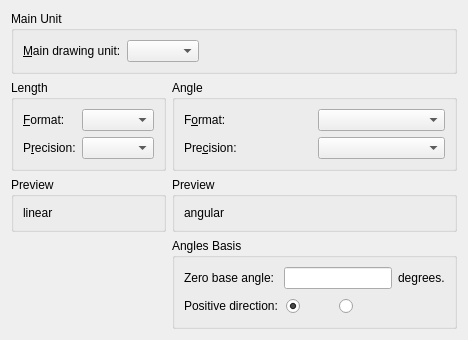
     <widget class="QWidget" name="tabUnits">
      <attribute name="title">
       <string>&amp;Units</string>
      </attribute>
      <layout class="QVBoxLayout">
       <item>
        <widget class="QGroupBox" name="bgUnit">
         <property name="title">
          <string>Main Unit</string>
         </property>
         <layout class="QHBoxLayout">
          <item>
           <widget class="QLabel" name="lUnit">
            <property name="text">
             <string>&amp;Main drawing unit:</string>
            </property>
            <property name="wordWrap">
             <bool>false</bool>
            </property>
            <property name="buddy">
             <cstring>cbUnit</cstring>
            </property>
           </widget>
          </item>
          <item>
           <widget class="QComboBox" name="cbUnit">
            <property name="toolTip">
             <string>Units of measurements to use in drawing </string>
            </property>
           </widget>
          </item>
          <item>
           <spacer name="spacer19">
            <property name="orientation">
             <enum>Qt::Horizontal</enum>
            </property>
            <property name="sizeType">
             <enum>QSizePolicy::Expanding</enum>
            </property>
            <property name="sizeHint" stdset="0">
             <size>
              <width>71</width>
              <height>20</height>
             </size>
            </property>
           </spacer>
          </item>
         </layout>
        </widget>
       </item>
       <item>
        <layout class="QHBoxLayout">
         <item>
          <layout class="QVBoxLayout">
           <item>
            <widget class="QGroupBox" name="bgLength">
             <property name="title">
              <string>Length</string>
             </property>
             <layout class="QGridLayout" name="gridLayout_4">
              <item row="0" column="0">
               <widget class="QLabel" name="lLengthFormat">
                <property name="text">
                 <string>&amp;Format:</string>
                </property>
                <property name="wordWrap">
                 <bool>false</bool>
                </property>
                <property name="buddy">
                 <cstring>cbLengthFormat</cstring>
                </property>
               </widget>
              </item>
              <item row="0" column="1">
               <widget class="QComboBox" name="cbLengthFormat"/>
              </item>
              <item row="1" column="1">
               <widget class="QComboBox" name="cbLengthPrecision"/>
              </item>
              <item row="1" column="0">
               <widget class="QLabel" name="lLengthPrecision">
                <property name="text">
                 <string>P&amp;recision:</string>
                </property>
                <property name="wordWrap">
                 <bool>false</bool>
                </property>
                <property name="buddy">
                 <cstring>cbLengthPrecision</cstring>
                </property>
               </widget>
              </item>
             </layout>
            </widget>
           </item>
           <item>
            <widget class="QGroupBox" name="bgLengthPreview">
             <property name="title">
              <string>Preview</string>
             </property>
             <layout class="QHBoxLayout">
              <item>
               <widget class="QLabel" name="lLinear">
                <property name="text">
                 <string>linear</string>
                </property>
                <property name="wordWrap">
                 <bool>false</bool>
                </property>
               </widget>
              </item>
             </layout>
            </widget>
           </item>
           <item>
            <spacer name="spacer15">
             <property name="orientation">
              <enum>Qt::Vertical</enum>
             </property>
             <property name="sizeType">
              <enum>QSizePolicy::Expanding</enum>
             </property>
             <property name="sizeHint" stdset="0">
              <size>
               <width>20</width>
               <height>0</height>
              </size>
             </property>
            </spacer>
           </item>
           <item>
            <spacer name="spacer15_2">
             <property name="orientation">
              <enum>Qt::Vertical</enum>
             </property>
             <property name="sizeType">
              <enum>QSizePolicy::Expanding</enum>
             </property>
             <property name="sizeHint" stdset="0">
              <size>
               <width>20</width>
               <height>0</height>
              </size>
             </property>
            </spacer>
           </item>
          </layout>
         </item>
         <item>
          <layout class="QVBoxLayout">
           <item>
            <widget class="QGroupBox" name="bgAngle">
             <property name="title">
              <string>Angle</string>
             </property>
             <layout class="QGridLayout" name="gridLayout_5">
              <item row="0" column="1">
               <widget class="QComboBox" name="cbAngleFormat"/>
              </item>
              <item row="1" column="0">
               <widget class="QLabel" name="lAnglePrecision">
                <property name="text">
                 <string>Pre&amp;cision:</string>
                </property>
                <property name="wordWrap">
                 <bool>false</bool>
                </property>
                <property name="buddy">
                 <cstring>cbAnglePrecision</cstring>
                </property>
               </widget>
              </item>
              <item row="1" column="1">
               <widget class="QComboBox" name="cbAnglePrecision"/>
              </item>
              <item row="0" column="0">
               <widget class="QLabel" name="lAngleFormat">
                <property name="text">
                 <string>F&amp;ormat:</string>
                </property>
                <property name="wordWrap">
                 <bool>false</bool>
                </property>
                <property name="buddy">
                 <cstring>cbAngleFormat</cstring>
                </property>
               </widget>
              </item>
             </layout>
            </widget>
           </item>
           <item>
            <widget class="QGroupBox" name="bgAnglePreview">
             <property name="title">
              <string>Preview</string>
             </property>
             <layout class="QHBoxLayout">
              <item>
               <widget class="QLabel" name="lAngular">
                <property name="text">
                 <string>angular</string>
                </property>
                <property name="wordWrap">
                 <bool>false</bool>
                </property>
               </widget>
              </item>
             </layout>
            </widget>
           </item>
           <item>
            <widget class="QGroupBox" name="groupBox_6">
             <property name="title">
              <string>Angles Basis</string>
             </property>
             <layout class="QGridLayout" name="gridLayout_20">
              <item row="0" column="1">
               <widget class="QLineEdit" name="leAngleBaseZero">
                <property name="sizePolicy">
                 <sizepolicy hsizetype="Preferred" vsizetype="Fixed">
                  <horstretch>0</horstretch>
                  <verstretch>0</verstretch>
                 </sizepolicy>
                </property>
                <property name="toolTip">
                 <string>Zero base angle relative to the current user coordinate system. Affects polar coordinates input, snap to angle. 0.0 is 3pm.</string>
                </property>
               </widget>
              </item>
              <item row="0" column="0">
               <widget class="QLabel" name="label_20">
                <property name="toolTip">
                 <string/>
                </property>
                <property name="text">
                 <string>Zero base angle:</string>
                </property>
               </widget>
              </item>
              <item row="0" column="2">
               <widget class="QLabel" name="label_21">
                <property name="text">
                 <string>degrees.</string>
                </property>
               </widget>
              </item>
              <item row="1" column="0">
               <widget class="QLabel" name="label_22">
                <property name="text">
                 <string>Positive direction:</string>
                </property>
               </widget>
              </item>
              <item row="1" column="1" colspan="2">
               <widget class="QWidget" name="widget" native="true">
                <layout class="QGridLayout" name="gridLayout_21">
                 <property name="leftMargin">
                  <number>2</number>
                 </property>
                 <property name="topMargin">
                  <number>1</number>
                 </property>
                 <property name="rightMargin">
                  <number>3</number>
                 </property>
                 <property name="bottomMargin">
                  <number>1</number>
                 </property>
                 <property name="horizontalSpacing">
                  <number>2</number>
                 </property>
                 <item row="0" column="0">
                  <widget class="QRadioButton" name="rbAngleBasePositive">
                   <property name="sizePolicy">
                    <sizepolicy hsizetype="Expanding" vsizetype="Minimum">
                     <horstretch>0</horstretch>
                     <verstretch>0</verstretch>
                    </sizepolicy>
                   </property>
                   <property name="maximumSize">
                    <size>
                     <width>16777215</width>
                     <height>16777215</height>
                    </size>
                   </property>
                   <property name="toolTip">
                    <string>Counterclockwise, 90 degrees is north.</string>
                   </property>
                   <property name="text">
                    <string/>
                   </property>
                   <property name="icon">
                    <iconset resource="../../../../../res/icons/icons.qrc">
                     <normaloff>:/icons/dirpos_plus.lci</normaloff>:/icons/dirpos_plus.lci</iconset>
                   </property>
                   <property name="checked">
                    <bool>true</bool>
                   </property>
                  </widget>
                 </item>
                 <item row="0" column="1">
                  <widget class="QRadioButton" name="rbAngleBaseNegative">
                   <property name="sizePolicy">
                    <sizepolicy hsizetype="Expanding" vsizetype="Minimum">
                     <horstretch>0</horstretch>
                     <verstretch>0</verstretch>
                    </sizepolicy>
                   </property>
                   <property name="maximumSize">
                    <size>
                     <width>16777215</width>
                     <height>16777215</height>
                    </size>
                   </property>
                   <property name="toolTip">
                    <string>Clockwise, 90 degrees is sourth.</string>
                   </property>
                   <property name="text">
                    <string/>
                   </property>
                   <property name="icon">
                    <iconset resource="../../../../../res/icons/icons.qrc">
                     <normaloff>:/icons/dirneg_plus.lci</normaloff>:/icons/dirneg_plus.lci</iconset>
                   </property>
                   <property name="checkable">
                    <bool>true</bool>
                   </property>
                  </widget>
                 </item>
                 <item row="0" column="2">
                  <spacer name="horizontalSpacer_8">
                   <property name="orientation">
                    <enum>Qt::Horizontal</enum>
                   </property>
                   <property name="sizeHint" stdset="0">
                    <size>
                     <width>40</width>
                     <height>20</height>
                    </size>
                   </property>
                  </spacer>
                 </item>
                </layout>
               </widget>
              </item>
             </layout>
            </widget>
           </item>
           <item>
            <spacer name="spacer15_2_2">
             <property name="orientation">
              <enum>Qt::Vertical</enum>
             </property>
             <property name="sizeType">
              <enum>QSizePolicy::Expanding</enum>
             </property>
             <property name="sizeHint" stdset="0">
              <size>
               <width>20</width>
               <height>0</height>
              </size>
             </property>
            </spacer>
           </item>
          </layout>
         </item>
        </layout>
       </item>
      </layout>
     </widget>
